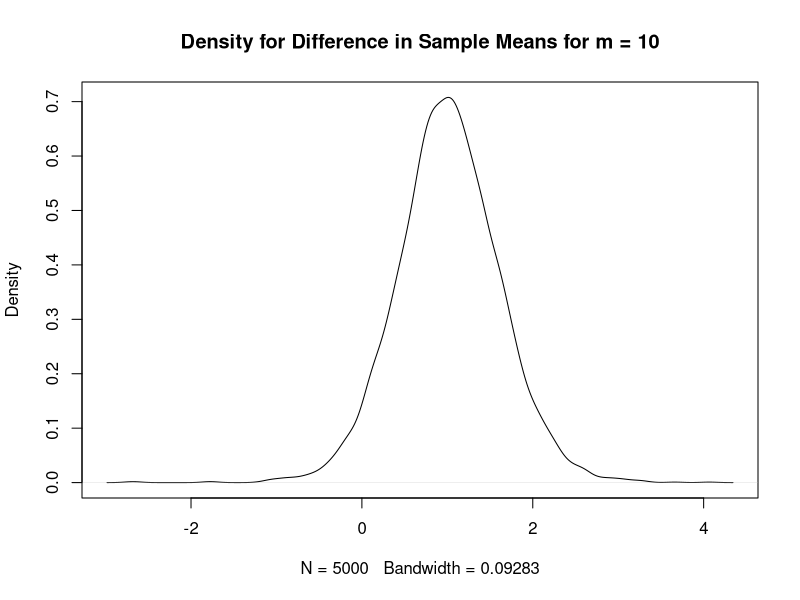
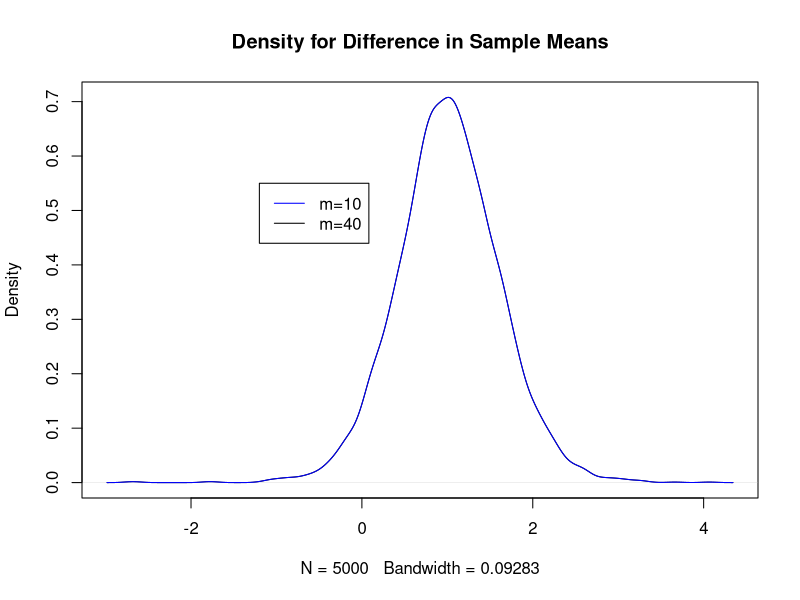

The R source for these figures, in order:
############  SYST 664 - Bayesian Inference and Decision Theory  #######

# Assignment 7
# Wolf River Pollutant Concentration Prediction of Future Sample 

# The data 
wolf.surface=c(3.74, 4.61, 4.00, 4.67, 4.87, 5.12, 4.52, 5.29, 5.74, 5.48)
wolf.bottom=c(5.44, 6.88, 5.37, 5.44, 5.03, 6.48, 3.89, 5.85, 6.85, 7.16)

# Sufficient statistics for mean
xs=wolf.surface
sums=sum(wolf.surface)
xb=wolf.bottom
sumb=sum(wolf.bottom)
n <- length(xs)

##########  Find Postrior Distribution (from Assignment 6)  ############

# Conjugate unknown var - Separate priors for surface & bottom

# Prior hyperparameters
mus=0         # prior mean is 0
ks=0          # prior precision multiplier is 0
alphas=-0.5   # Shape of Jeffreys prior for precision
betas=Inf     # Infinite scale for Jeffreys prior
mub=0         # prior mean is 0
kb=0          # prior precision multiplier is 0
alphab=-0.5   # Shape of Jeffreys prior for precision
betab=Inf     # Infinite scale for Jeffreys prior

# Posterior hyperparameters
mus.star=(ks*mus+sum(xs))/(ks+n)
ks.star=ks+n
alphas.star=alphas+n/2
betas.star=( 1/betas + 0.5*sum((xs-mean(xs))^2) + 
               0.5*ks*n/(ks+n)*(mean(xs)-mus)^2 )^-1

mub.star=(kb*mub+sum(xb))/(kb+n)
kb.star=kb+n
alphab.star=alphab+n/2
betab.star=( 1/betab + 0.5*sum((xb-mean(xb))^2) + 
               0.5*kb*n/(kb+n)*(mean(xb)-mub)^2 )^-1

##########  Problem 1  ############

# Predictive distribution for samples of size 10 and 40
# Nonstandard t distribution 

ssize = 40    # number of observations to predict (10 or 40)
pred.spread.s =   # spread of predictive t distribution
  1/sqrt(ks.star*ssize/(ks.star+ssize)*alphas.star*betas.star)
mus.star+qt(c(0.025,0.975),2*alphas.star)*pred.spread.s  # interval for sample mean

ssize = 10    # number of observations to predict (10 or 40)
pred.spread.b =   # spread of predictive t distribution
  1/sqrt(kb.star*ssize/(kb.star+ssize)*alphab.star*betab.star)
mub.star+qt(c(0.025,0.975),2*alphab.star)*pred.spread.b  # interval for sample mean

##########  Problem 2  ############

# We do this two different ways and verify that they give the same results to
# within sampling error. First draw samples of Theta and Rho, draw ssize observations,  
# compute the sample mean, and average.

numsim=5000
rhob=rgamma(numsim,shape=alphab.star,scale=betab.star) # sample bottom precision
thetab=rnorm(numsim,mub.star,1/sqrt(kb.star*rhob))     # sample surface precision
rhos=rgamma(numsim,shape=alphas.star,scale=betas.star) # sample bottom mean
thetas=rnorm(numsim,mus.star,1/sqrt(ks.star*rhos))     # sample surface mean
diff = 0     # Difference in sample means - initialize to 0
dd=0
for (i in 1:ssize) {
  diff = diff + 
    rnorm(numsim,thetab,1/sqrt(rhob)) -    # sample bottom observation
    rnorm(numsim,thetas,1/sqrt(rhos))      # sample surface observation and subtrace
  }
diff = diff / ssize    # Calculate average - divide sum by number of observations

quantile(diff, c(0.025,0.975))   # quantiles
plot(density(diff),              # kernel density plot
     main=paste("Density for Difference in Sample Means for m =",ssize))

# We can also sample from the t distribution (need two independent samples,
# one for surface and one for bottom)
diff1 = mub.star + rt(numsim,2*alphab.star)*pred.spread.b -
  mus.star + rt(numsim,2*alphas.star)*pred.spread.s 
quantile(diff1,c(0.025,0.975))  # Compare with quantiles from full sampling method

##########  Problem 3  ############

# Known standard deviation model

mu0=0           # prior mean for theta is 0
tau0=Inf        # prior SD of theta is infinite

sigmas = sd(xs) # observation SD is assumed known and equal to sample SD
sigmab = sd(xb) # observation SD is assumed known and equal to sample SD

mus.star =      # Posterior mean for surface
  (mu0/tau0^2 + sum(xs)/sigmas^2)/(1/tau0^2+n/sigmas^2)
taus.star =     # Posterior SD of surface mean
  (1/tau0^2+n/sigmas^2)^(-1/2)
mub.star =      # Posterior mean for bottom
  (mu0/tau0^2 + sum(xb)/sigmab^2)/(1/tau0^2+n/sigmab^2)  
taub.star =     # Posterior SD of surface mean
  (1/tau0^2+n/sigmab^2)^(-1/2)

# Predictive intervals

qnorm(c(0.025,0.975),    # Surface, sample size 10
      mus.star,sqrt(taus.star^2 + sigmas^2/10))
qnorm(c(0.025,0.975),    # Surface, sample size 40
      mus.star,sqrt(taus.star^2 + sigmas^2/40))
qnorm(c(0.025,0.975),    # Surface, sample size 10
      mub.star,sqrt(taub.star^2 + sigmab^2/10))
qnorm(c(0.025,0.975),    # Surface, sample size 40
      mub.star,sqrt(taub.star^2 + sigmab^2/40))


# Kernel density plot
plot(density(diff),main=paste("Density for Difference in Sample Means"))
lines(density(diff),col="blue")
legend(-1.2,0.55,c("m=10","m=40"),col=c("blue","black"),lty=c(1,1))
